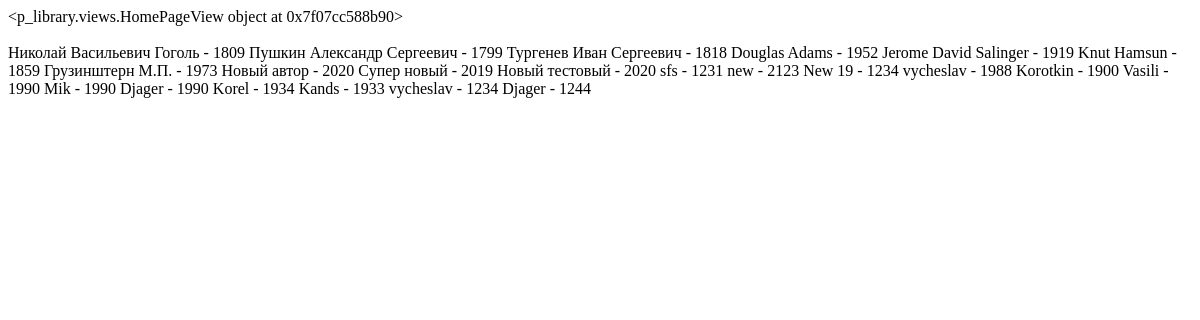
The page /class_test on the database as committed earlier.
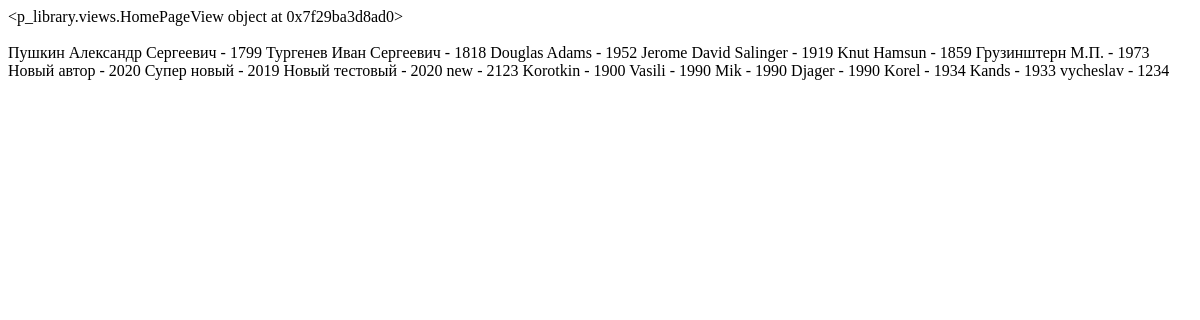
The same page on the database as committed later.
### p_library/models.py (models this page shows)
class Author(models.Model):
    full_name = models.TextField(max_length=100)
    birth_year = models.SmallIntegerField()
    country = models.CharField(max_length=2)
    face = models.ImageField(upload_to='face_author/%M/%S', blank=True)
    def __str__(self):
        return  f"{self.full_name} - {self.birth_year}"

### p_library/views.py (the view)
# urls.py: path('class_test', HomePageView.as_view()),
class HomePageView(TemplateView):
    template_name = "class-base.html"
    def get_context_data(self, **kwargs):
        context = super().get_context_data(**kwargs)
        context["full_name"] = Author.objects.all()
        return context

### p_library/templates/class-base.html (shortened to what this page needs)
<!DOCTYPE html>
<html lang="en">
<head>
</head>
<body>
{{ view }}<br><br>
{% for i in full_name %}
    {{ i }}
{% endfor %}
</body>
</html>

Rows that differ between the two databases and show on the page:
removed Author: full_name+birth_year "Николай Васильевич Гоголь - 1809"
removed Author: full_name+birth_year "sfs - 1231"
removed Author: full_name+birth_year "New 19 - 1234"
removed Author: full_name+birth_year "vycheslav - 1988"
removed Author: full_name+birth_year "Djager - 1244"
Other text that changed with them:
{{ view }}: "<p_library.views.HomePageView object at 0x7f07cc588b90>" → "<p_library.views.HomePageView object at 0x7f29ba3d8ad0>"
